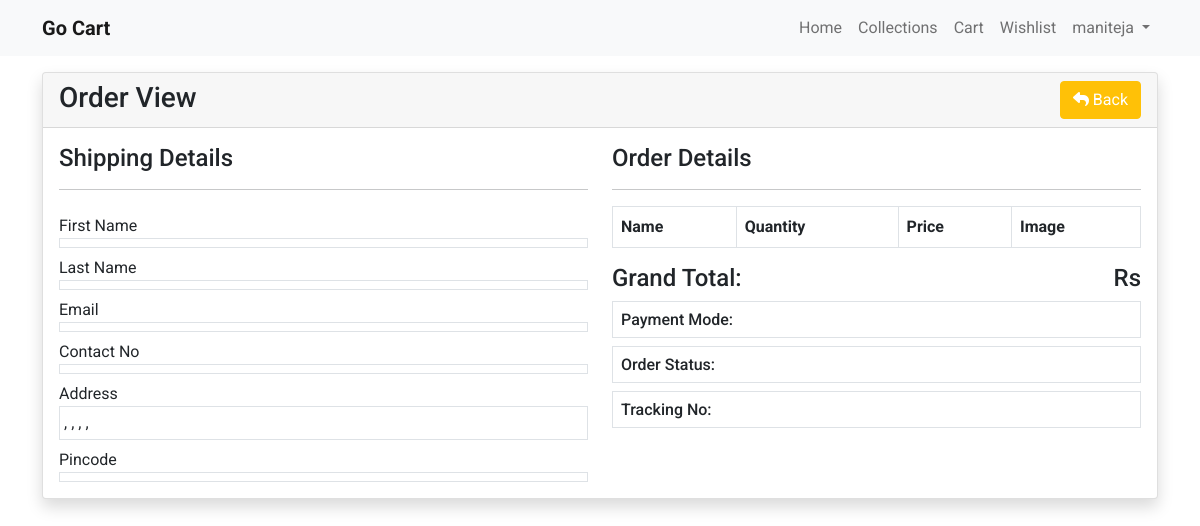
The app's page /view-order/mani307400726 (signed in), older data.
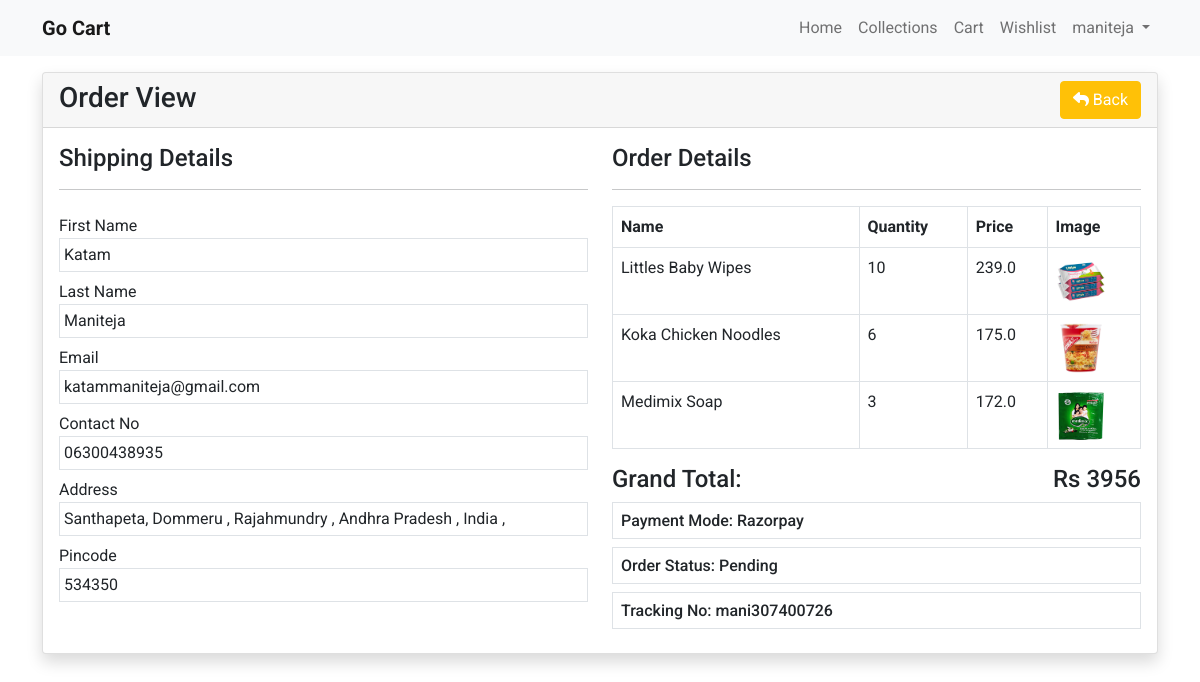
The same page, newer data.
### store/models.py (models this page shows, shortened)
class Order(models.Model):
    user=models.ForeignKey(User, on_delete=models.CASCADE)
    fname=models.CharField(max_length=150,null=False)
    lname=models.CharField(max_length=150,null=False)
    email=models.CharField(max_length=150,null=False)
    phone=models.CharField(max_length=150,null=False)
    address=models.TextField(null=False)
    city=models.CharField(max_length=150,null=False)
    state=models.CharField(max_length=150,null=False)
    country=models.CharField(max_length=150,null=False)
    pincode=models.CharField(max_length=150,null=False)
    total_price=models.FloatField(null=False)
    payment_mode=models.CharField(max_length=150,null=False)
    payment_id=models.CharField(max_length=250,null=True)
    orderstatuses=(
        ("Pending","Pending"),
        ("Out for shipping","Out for shipping"),
        ("Delivered","Delivered")
    )
    status=models.CharField(max_length=150,choices=orderstatuses,default="Pending")
    message=models.TextField(null=True)
    tracking_no=models.CharField(max_length=150,null=True)
    created_at=models.DateTimeField(auto_now_add=True)
    updated_at=models.DateTimeField(auto_now=True)

class OrderItem(models.Model):
    order=models.ForeignKey(Order, on_delete=models.CASCADE)
    product=models.ForeignKey(Products, on_delete=models.CASCADE)
    price=models.FloatField(null=False)
    quantity=models.IntegerField(null=False)

class Products(models.Model):
    category=models.ForeignKey(Categories, on_delete=models.CASCADE)
    slug=models.CharField(max_length=150,null=False,blank=False)
    name=models.CharField(max_length=150,null=False,blank=False)
    product_image=models.ImageField(upload_to=get_file_path,blank=True,null=True)
    small_description=models.TextField(max_length=1000,null=False,blank=False)
    quantity=models.IntegerField(null=False,blank=False)
    description=models.TextField(null=True,blank=True)
    selling_price=models.FloatField(null=False,blank=False)
    status=models.BooleanField(default=False,help_text="0=default, 1=Hidden")
    trending=models.BooleanField(default=False,help_text="0=default, 1=Trending")
    tag=models.CharField(max_length=150,null=True,blank=True)
    created_at=models.DateTimeField(auto_now_add=True)

### store/controller/order.py (the view)
# urls.py: path('view-order/<str:t_no>',order.vieworder,name="orderview")
def vieworder(request,t_no):
    order=Order.objects.filter(tracking_no=t_no).filter(user=request.user).first()
    orderItems=OrderItem.objects.filter(order=order)
    context={
        'order':order,
        "orderitems":orderItems
    }
    return render(request, 'store/orders/view.html',context)

### store/templates/store/orders/view.html
{% extends 'store/layouts/main.html' %}
{% block content %}
    <div class="container my-3">
        <div class="row">
            <div class="col-md-12">
                <div class="card shadow">
                    <div class="card-header">
                        <h3 class="mb-0">Order View
                            <a href="{% url 'myorders' %}" class="btn btn-warning float-end text-white"><i class="fa fa-reply"></i> Back</a>
                        </h3>
                    </div>
                    <div class="card-body">
                        <div class="row">
                            <div class="col-md-6">
                                <h4>Shipping Details</h4>
                                <hr>
                                <label class="mt-2" for="">First Name</label>
                                <div class="border p-1">{{order.fname}}</div>
                                <label class="mt-2" for="">Last Name</label>
                                <div class="border p-1">{{order.lname}}</div>
                                <label class="mt-2" for="">Email</label>
                                <div class="border p-1">{{order.email}}</div>
                                <label class="mt-2" for="">Contact No</label>
                                <div class="border p-1">{{order.phone}}</div>
                                <label class="mt-2" for="">Address</label>
                                <div class="border p-1">
                                    {{order.address}} ,
                                    {{order.city}} ,
                                    {{order.state}} ,
                                    {{order.country}} ,
                                </div>
                                <label class="mt-2" for="">Pincode</label>
                                <div class="border p-1">{{order.pincode}}</div>
                            </div>
                            <div class="col-md-6">
                                <h4>Order Details</h4>
                                <hr>
                                <table class="table table-bordered">
                                    <thead>
                                        <tr>
                                            <th>Name</th>
                                            <th>Quantity</th>
                                            <th>Price</th>
                                            <th>Image</th>
                                        </tr>
                                    </thead>
                                    <tbody>
                                        {% for item in orderitems %}
                                            <tr>
                                                <td>{{ item.product.name }}</td>
                                                <td>{{ item.quantity }}</td>
                                                <td>{{ item.price }}</td>
                                                <td>
                                                    <img src="{{item.product.product_image.url}}" height="50px" width="50px" alt="">
                                                </td>
                                            </tr>
                                        {% endfor %}
                                    </tbody>
                                </table>
                                <h4>Grand Total: <span class="float-end">Rs {{order.total_price| stringformat:'d'}}</span></h4>
                                <h6 class="border p-2">Payment Mode: {{order.payment_mode}}</h6>
                                <h6 class="border p-2">Order Status: {{order.status}}</h6>
                                <h6 class="border p-2">Tracking No: {{order.tracking_no}}</h6>
                            </div>
                        </div>
                    </div>
                </div>
            </div>
        </div>
    </div>
{% endblock content %}

Row changes from the older to the newer data that the page shows:
added Order: fname "Katam", lname "Maniteja", email "katammaniteja@gmail.com", phone "06300438935", address "Santhapeta, Dommeru", city "Rajahmundry", state "Andhra Pradesh", country "India", pincode "534350", total_price "3956", payment_mode "Razorpay", status "Pending", tracking_no "mani307400726"
added OrderItem: product.name "Littles Baby Wipes", quantity "10", price "239.0", product.product_image (picture)
added OrderItem: product.name "Koka Chicken Noodles", quantity "6", price "175.0", product.product_image (picture)
added OrderItem: product.name "Medimix Soap", quantity "3", price "172.0", product.product_image (picture)
